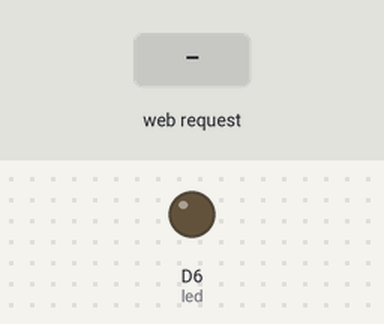
Bench run of a sketch on a simulated Arduino MKR. Parts: output pins drawn as LEDs (lit = HIGH). Inputs (shaded band) come from the test bench.

Above: at 11.2 s.
11.3 s: HTTP request GET /H received
At 12.1 s:
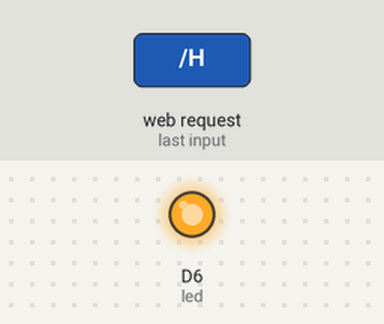
12.8 s: HTTP request GET /L received
At 13.2 s:
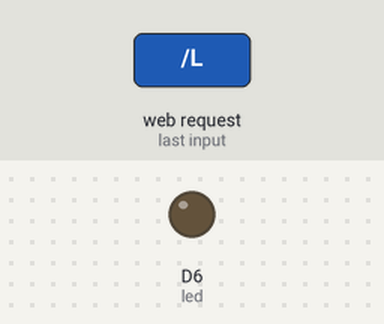
Timing chart, 0 to 15.8 s (numbered marks = the images above; inputs shaded):
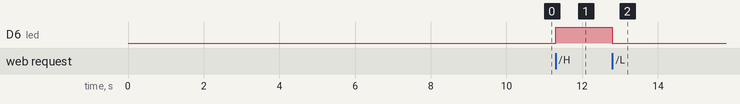

The sketch:

AP_SimpleWebServerM0.ino
```cpp
/*
  WiFi Web Server LED Blink

  A simple web server that lets you blink an LED via the web.
  This sketch will create a new access point (with no password).
  It will then launch a new server and print out the IP address
  to the Serial monitor. From there, you can open that address in a web browser
  to turn on and off the LED on pin 13.

  If the IP address of your shield is yourAddress:
    http://yourAddress/H turns the LED on
    http://yourAddress/L turns it off

  created 25 Nov 2012
  by Tom Igoe
  adapted to WiFi AP by Adafruit
 */

#include <SPI.h>
#include <WiFi101.h>
#include "arduino_secrets.h"
///////please enter your sensitive data in the Secret tab/arduino_secrets.h
char ssid[] = SECRET_SSID;        // your network SSID (name)
char pass[] = SECRET_PASS;    // your network password (use for WPA, or use as key for WEP)
int keyIndex = 0;                // your network key Index number (needed only for WEP)

int led =  LED_BUILTIN;
int status = WL_IDLE_STATUS;
WiFiServer server(80);

void setup() {
  //Configure pins for Adafruit ATWINC1500 Feather
  WiFi.setPins(8,7,4,2);
  //Initialize serial and wait for port to open:

/*  while (!Serial) {
    delay(100);
    ; // wait for serial port to connect. Needed for native USB port only
  }
  Serial.begin(9600);

  Serial.println("Access Point Web Server"); */

  pinMode(led, OUTPUT);      // set the LED pin mode

  // check for the presence of the shield:
  if (WiFi.status() == WL_NO_SHIELD) {
    Serial.println("WiFi shield not present");
    // don't continue
    while (true);
  }

  // by default the local IP address of will be 192.168.1.1
  // you can override it with the following:
  // WiFi.config(IPAddress(10, 0, 0, 1));

  // print the network name (SSID);
  /*Serial.print("Creating access point named: ");
  Serial.println(ssid);*/

  // Create open network. Change this line if you want to create an WEP network:
  status = WiFi.beginAP(ssid);
 /* if (status != WL_AP_LISTENING) {
    Serial.println("Creating access point failed");
    // don't continue
    while (true);
  }*/

  // wait 10 seconds for connection:
  delay(10000);

  // start the web server on port 80
  server.begin();

  // you're connected now, so print out the status
  printWiFiStatus();
}


void loop() {
  // compare the previous status to the current status
  if (status != WiFi.status()) {
    // it has changed update the variable
    status = WiFi.status();

    if (status == WL_AP_CONNECTED) {
      byte remoteMac[6];

      // a device has connected to the AP
     // Serial.print("Device connected to AP, MAC address: ");
      WiFi.APClientMacAddress(remoteMac);
   //   printMacAddress(remoteMac);
    } else {
      // a device has disconnected from the AP, and we are back in listening mode
     // Serial.println("Device disconnected from AP");
    }
  }

  WiFiClient client = server.available();   // listen for incoming clients

  if (client) {                             // if you get a client,
    //Serial.println("new client");           // print a message out the serial port
    String currentLine = "";                // make a String to hold incoming data from the client
    while (client.connected()) {            // loop while the client's connected
      if (client.available()) {             // if there's bytes to read from the client,
        char c = client.read();             // read a byte, then
       // Serial.write(c);                    // print it out the serial monitor
        if (c == '\n') {                    // if the byte is a newline character

          // if the current line is blank, you got two newline characters in a row.
          // that's the end of the client HTTP request, so send a response:
          if (currentLine.length() == 0) {
            // HTTP headers always start with a response code (e.g. HTTP/1.1 200 OK)
            // and a content-type so the client knows what's coming, then a blank line:
            client.println("HTTP/1.1 200 OK");
            client.println("Content-type:text/html");
            client.println();

            // the content of the HTTP response follows the header:
            client.print("Click <a href=\"/H\">here</a> turn the LED on<br>");
            client.print("Click <a href=\"/L\">here</a> turn the LED off<br>");

            // The HTTP response ends with another blank line:
            client.println();
            // break out of the while loop:
            break;
          }
          else {      // if you got a newline, then clear currentLine:
            currentLine = "";
          }
        }
        else if (c != '\r') {    // if you got anything else but a carriage return character,
          currentLine += c;      // add it to the end of the currentLine
        }

        // Check to see if the client request was "GET /H" or "GET /L":
        if (currentLine.endsWith("GET /H")) {
          digitalWrite(led, HIGH);               // GET /H turns the LED on
        }
        if (currentLine.endsWith("GET /L")) {
          digitalWrite(led, LOW);                // GET /L turns the LED off
        }
      }
    }
    // close the connection:
    client.stop();
   // Serial.println("client disconnected");
  }
}

void printWiFiStatus() {
  // print the SSID of the network you're attached to:
 // Serial.print("SSID: ");
  //Serial.println(WiFi.SSID());

  // print your WiFi shield's IP address:
  IPAddress ip = WiFi.localIP();
  //Serial.print("IP Address: ");
 // Serial.println(ip);

  // print the received signal strength:
  long rssi = WiFi.RSSI();
  /*Serial.print("signal strength (RSSI):");
  Serial.print(rssi);
  Serial.println(" dBm");
  // print where to go in a browser:
  Serial.print("To see this page in action, open a browser to http://");
  Serial.println(ip);*/

}

/*void printMacAddress(byte mac[]) {
  for (int i = 5; i >= 0; i--) {
    if (mac[i] < 16) {
      Serial.print("0");
    }
    Serial.print(mac[i], HEX);
    if (i > 0) {
      Serial.print(":");
    }
  }
  Serial.println();
}*/
```

arduino_secrets.h
```cpp
#define SECRET_SSID "FeatherWeb"
#define SECRET_PASS ""
```

Measured:
- after the input at 11.3 s, D6 (led): LOW → HIGH at once
- after the input at 12.8 s, D6 (led): HIGH → LOW at once
